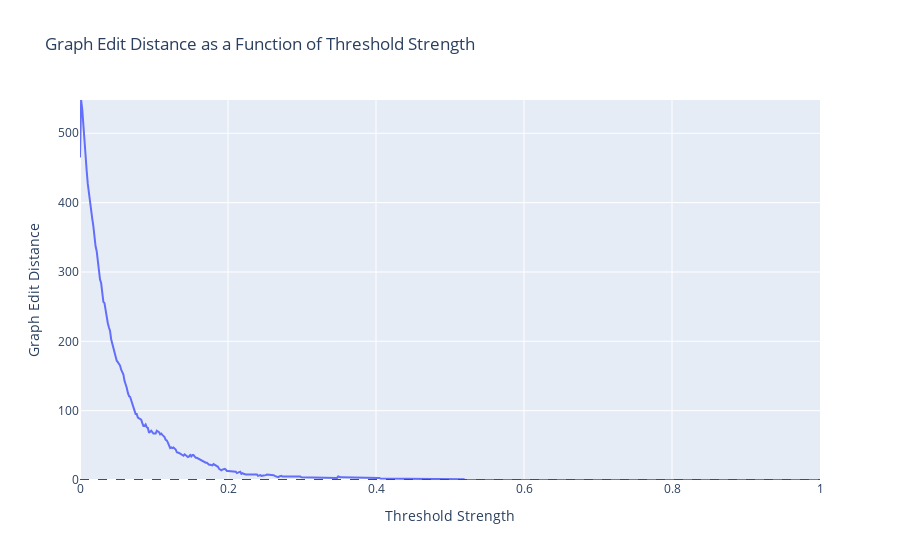

Notebook code cell kept with this figure:
### Markdown cell above
For the values I used (threshold=0.1), the similarity score is 70, meaning 70 edge insertions/deletions are needed to transform one network into the other.

A simple thing we can plot to understand how the threshold affects the similarity score is to plot the similarity score as a function of the threshold.

### Code cell
import numpy as np
import plotly.express as px

# Define thresholds and calculate graph edit distances
thresholds = np.linspace(0, 1, 666)
graph_edit_distances = [graph_similarity(liberal_corr_matrix, conservative_corr_matrix, 
                                         similarity_method="graph_edit_distance",
                                         edge_threshold=threshold).score 
                        for threshold in thresholds]

# Plotting with plotly
fig = px.line(x=thresholds, y=graph_edit_distances, title='Graph Edit Distance as a Function of Threshold Strength',
              labels={'x': 'Threshold Strength', 'y': 'Graph Edit Distance'})
fig.update_layout(xaxis_range=[0, 1], yaxis_range=[min(graph_edit_distances), max(graph_edit_distances)])
fig.add_hline(y=0, line_dash="dash", line_color="red")
fig.show()

### Figure 1 — Plotly figure (JSON) as saved in the notebook; plotly's stock layout.template omitted (floating-point values rounded to 4 significant figures; data arrays with more than 128 entries replaced by an {"elided": "..."} marker saying what was removed)
{"data": [{"hovertemplate": "Threshold Strength=%{x}<br>Graph Edit Distance=%{y}<extra></extra>", "legendgroup": "", "line": {"color": "#636efa", "dash": "solid"}, "marker": {"symbol": "circle"}, "mode": "lines", "name": "", "orientation": "v", "showlegend": false, "type": "scatter", "x": {"elided": "666 float values"}, "xaxis": "x", "y": {"elided": "666 int values"}, "yaxis": "y"}], "layout": {"legend": {"tracegroupgap": 0}, "shapes": [{"line": {"color": "red", "dash": "dash"}, "type": "line", "x0": 0, "x1": 1, "xref": "x domain", "y0": 0, "y1": 0, "yref": "y"}], "title": {"text": "Graph Edit Distance as a Function of Threshold Strength"}, "xaxis": {"anchor": "y", "domain": [0, 1], "range": [0, 1], "title": {"text": "Threshold Strength"}}, "yaxis": {"anchor": "x", "domain": [0, 1], "range": [0, 548], "title": {"text": "Graph Edit Distance"}}}}
